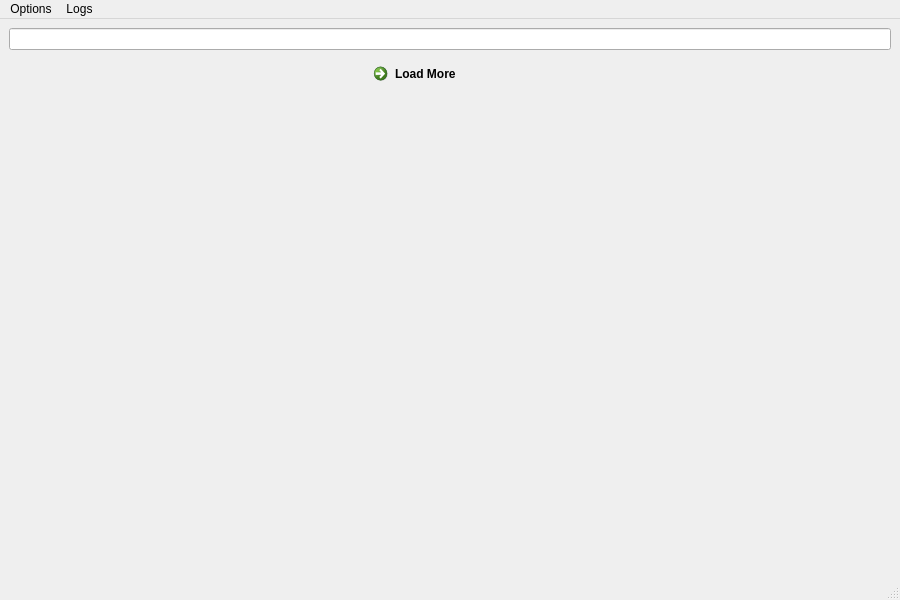
<?xml version="1.0" encoding="UTF-8"?>
<ui version="4.0">
 <class>UiMainWindow</class>
 <widget class="QMainWindow" name="UiMainWindow">
  <property name="geometry">
   <rect>
    <x>0</x>
    <y>0</y>
    <width>900</width>
    <height>600</height>
   </rect>
  </property>
  <property name="minimumSize">
   <size>
    <width>900</width>
    <height>600</height>
   </size>
  </property>
  <property name="windowTitle">
   <string>GomTV leacher</string>
  </property>
  <widget class="QWidget" name="centralwidget">
   <layout class="QVBoxLayout" name="verticalLayout">
    <item>
     <widget class="QLineEdit" name="searchField"/>
    </item>
    <item>
     <layout class="QHBoxLayout" name="horizontalLayout">
      <item>
       <spacer name="horizontalSpacer">
        <property name="orientation">
         <enum>Qt::Horizontal</enum>
        </property>
        <property name="sizeHint" stdset="0">
         <size>
          <width>40</width>
          <height>20</height>
         </size>
        </property>
       </spacer>
      </item>
      <item>
       <widget class="QCommandLinkButton" name="loadMore">
        <property name="text">
         <string>Load More</string>
        </property>
       </widget>
      </item>
      <item>
       <spacer name="horizontalSpacer_2">
        <property name="orientation">
         <enum>Qt::Horizontal</enum>
        </property>
        <property name="sizeHint" stdset="0">
         <size>
          <width>40</width>
          <height>20</height>
         </size>
        </property>
       </spacer>
      </item>
     </layout>
    </item>
   </layout>
  </widget>
  <widget class="QMenuBar" name="menubar">
   <property name="geometry">
    <rect>
     <x>0</x>
     <y>0</y>
     <width>900</width>
     <height>21</height>
    </rect>
   </property>
   <widget class="QMenu" name="menuOptions">
    <property name="title">
     <string>Options</string>
    </property>
    <addaction name="actionOptions"/>
   </widget>
   <widget class="QMenu" name="menuLogs">
    <property name="title">
     <string>Logs</string>
    </property>
    <addaction name="actionLogs"/>
   </widget>
   <addaction name="menuOptions"/>
   <addaction name="menuLogs"/>
  </widget>
  <widget class="QStatusBar" name="statusbar"/>
  <action name="actionOptions">
   <property name="text">
    <string>options</string>
   </property>
  </action>
  <action name="actionLogs">
   <property name="text">
    <string>logs</string>
   </property>
  </action>
 </widget>
 <resources/>
 <connections/>
</ui>
